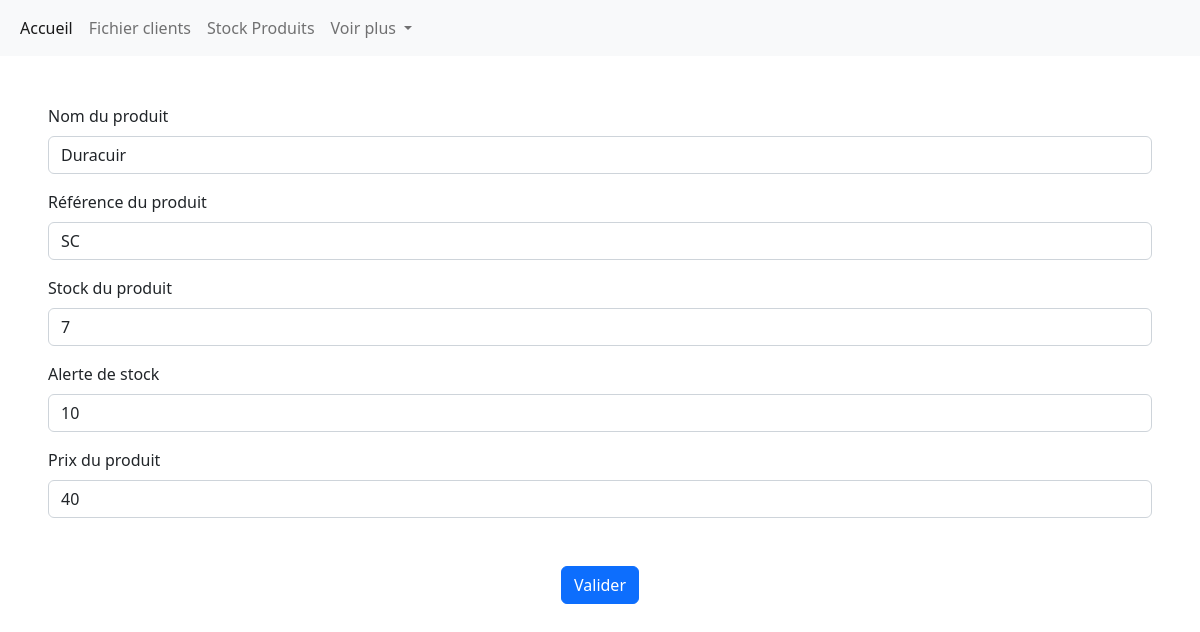
/Products/formProduct/2 (signed in), run on an earlier commit of the app's database.
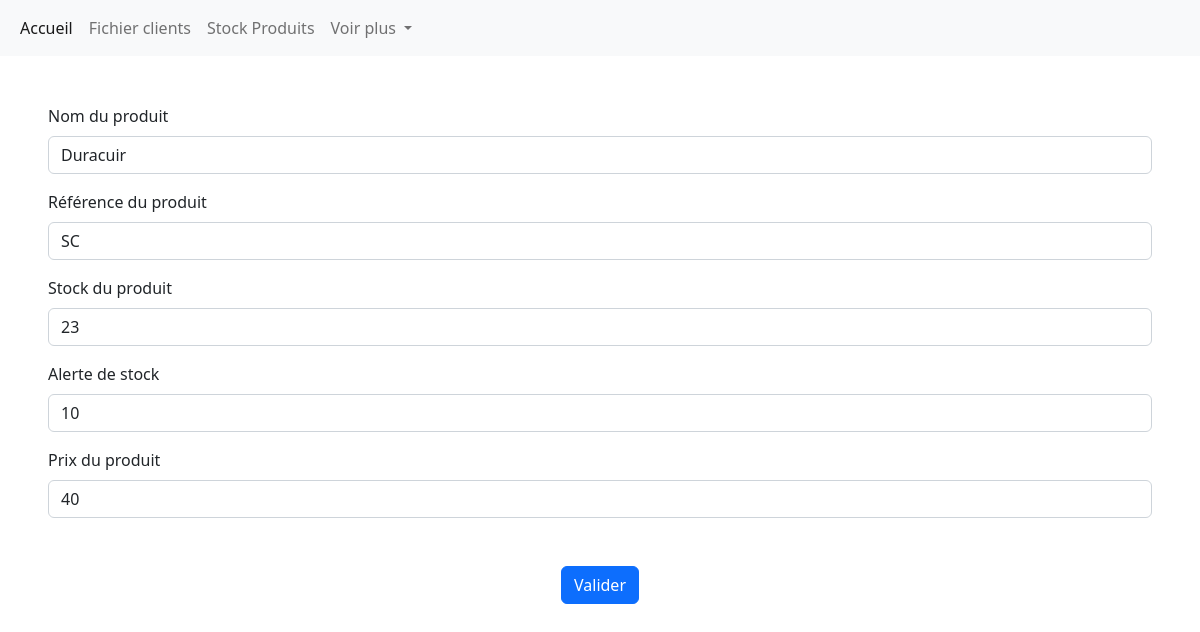
And on a later commit of the database.
### tables this page shows
CREATE TABLE `products` (
  `id` int(11) NOT NULL,
  `name` varchar(255) NOT NULL,
  `reference` varchar(255) NOT NULL,
  `stock` int(11) NOT NULL,
  `stock_alert` int(11) NOT NULL,
  `price_ht` float(6,2) NOT NULL,
  `vat_id` int(11) NOT NULL
);

### utils/Render.php (called while the page is built, shortened)
<?php
class Render
{
    public static function render(string $path, array $var = [])
    {
        extract($var);
        require('views/' . $path .  '.phtml');
        require('views/layout.phtml');
    }
}

### controllers/ProductsController.php (called while the page is built, shortened)
<?php
class ProductsController extends Controller
{
    public function formProduct(int $productId)
    {
        $product = $this->model->find($productId);
        Render::render("formProducts", compact("pageTitle", "product"));
    }
}

### index.php (called while the page is built, shortened)
<?php
require_once "config/Autoloader.php";
$route = new Routing();
$route->get();

### controllers/Controller.php (called while the page is built, shortened)
<?php
abstract class Controller
{
    public function __construct()
    {
        $this->model = new $this->modelName();
    }
}

### config/Autoloader.php (called while the page is built, shortened)
<?php
class Autoloader
{
    public static function Autoload()
    {
        spl_autoload_register(function ($classname) {
            $classname = str_replace("\\", "/", $classname);
        });
    }
}

### config/Database.php (called while the page is built, shortened)
<?php
class Database
{
    private static $instance = NULL;
    public static function getPdo(): PDO
    {
        if (self::$instance === NULL) {
            self::$instance = new PDO('mysql:host=localhost;dbname=pedale_joyeuse;charset=utf8', 'root', 'root', [
                PDO::ATTR_ERRMODE => PDO::ERRMODE_EXCEPTION,
                PDO::ATTR_DEFAULT_FETCH_MODE => PDO::FETCH_ASSOC
            ]);
        }
        return self::$instance;
    }
}

### models/Model.php (called while the page is built, shortened)
<?php
abstract class Model
{
    protected PDO $pdo;
    protected string $table;
    public function __construct()
    {
        $this->pdo = \config\Database::getpdo();
    }
    public function find(int $id)
    {
        $query = $this->pdo->prepare("SELECT * FROM {$this->table} WHERE id = :id");
        $query->execute(['id' => $id]);
        return $query->fetch();
    }
}

### views/formProducts.phtml (the view)
<form action="/pedaleJoyeuse/Products/updateProduct/<?= $product['id'] ?>" method="POST">
  <div class="mb-3">
    <label for="productName" class="form-label">Nom du produit</label>
    <input required type="text" class="form-control" id="productName" name="productName" value="<?= $product['name'] ?>">
  </div>
  <div class="mb-3">
    <label for="productReference" class="form-label">Référence du produit</label>
    <input required type="text" class="form-control" id="productReference" name="productReference" value="<?= $product['reference'] ?>">
  </div>
  <div class="mb-3">
    <label for="productStock" class="form-label">Stock du produit</label>
    <input required type="number" class="form-control" id="productStock" name="productStock" value="<?= $product['stock'] ?>">
  </div>
  <div class="mb-3">
    <label for="productStockAlert" class="form-label">Alerte de stock</label>
    <input required type="number" class="form-control" id="productStockAlert" name="productStockAlert" value="<?= $product['stock_alert'] ?>">
  </div>
  <div class="mb-3">
    <label for="productPrice" class="form-label">Prix du produit</label>
    <input required type="number" class="form-control" id="productPrice" name="productPrice" value="<?= $product['price_ht'] ?>">
  </div>
  <div class="text-center m-5"><button type="submit" class="btn btn-primary">Valider</button></div>
</form>

What changed in the data, as far as the page shows it:
changed products "Duracuir": productStock "7" → "23"
